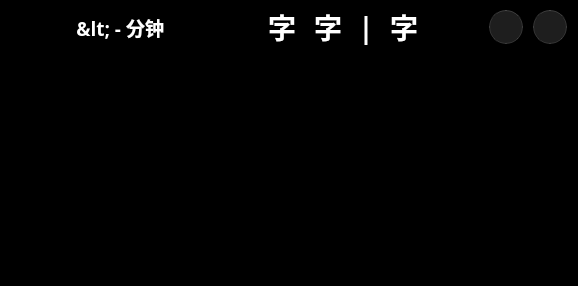
<?xml version="1.0" encoding="UTF-8"?>
<ui version="4.0">
 <class>Form</class>
 <widget class="QWidget" name="Form">
  <property name="enabled">
   <bool>true</bool>
  </property>
  <property name="geometry">
   <rect>
    <x>0</x>
    <y>0</y>
    <width>578</width>
    <height>286</height>
   </rect>
  </property>
  <property name="sizePolicy">
   <sizepolicy hsizetype="Preferred" vsizetype="Fixed">
    <horstretch>0</horstretch>
    <verstretch>0</verstretch>
   </sizepolicy>
  </property>
  <property name="minimumSize">
   <size>
    <width>0</width>
    <height>42</height>
   </size>
  </property>
  <property name="maximumSize">
   <size>
    <width>16777215</width>
    <height>16777215</height>
   </size>
  </property>
  <property name="windowTitle">
   <string>今日课程</string>
  </property>
  <property name="autoFillBackground">
   <bool>false</bool>
  </property>
  <layout class="QGridLayout" name="gridLayout">
   <property name="leftMargin">
    <number>0</number>
   </property>
   <property name="topMargin">
    <number>0</number>
   </property>
   <property name="rightMargin">
    <number>0</number>
   </property>
   <property name="bottomMargin">
    <number>0</number>
   </property>
   <property name="spacing">
    <number>0</number>
   </property>
   <item row="0" column="0">
    <widget class="QFrame" name="background">
     <property name="sizePolicy">
      <sizepolicy hsizetype="Expanding" vsizetype="Expanding">
       <horstretch>0</horstretch>
       <verstretch>0</verstretch>
      </sizepolicy>
     </property>
     <property name="minimumSize">
      <size>
       <width>0</width>
       <height>54</height>
      </size>
     </property>
     <property name="maximumSize">
      <size>
       <width>16777215</width>
       <height>54</height>
      </size>
     </property>
     <property name="styleSheet">
      <string notr="true">background-color: rgba(0, 0, 0, 255);</string>
     </property>
     <property name="frameShape">
      <enum>QFrame::StyledPanel</enum>
     </property>
     <property name="frameShadow">
      <enum>QFrame::Raised</enum>
     </property>
     <layout class="QVBoxLayout" name="verticalLayout_3">
      <property name="spacing">
       <number>0</number>
      </property>
      <property name="leftMargin">
       <number>10</number>
      </property>
      <property name="topMargin">
       <number>0</number>
      </property>
      <property name="rightMargin">
       <number>10</number>
      </property>
      <property name="bottomMargin">
       <number>0</number>
      </property>
      <item>
       <layout class="QHBoxLayout" name="horizontalLayout">
        <item>
         <spacer name="horizontalSpacer_ex_left">
          <property name="orientation">
           <enum>Qt::Horizontal</enum>
          </property>
          <property name="sizeHint" stdset="0">
           <size>
            <width>40</width>
            <height>20</height>
           </size>
          </property>
         </spacer>
        </item>
        <item>
         <widget class="QLabel" name="countdown">
          <property name="minimumSize">
           <size>
            <width>83</width>
            <height>0</height>
           </size>
          </property>
          <property name="font">
           <font>
            <family>HarmonyOS Sans SC</family>
            <pointsize>14</pointsize>
            <weight>75</weight>
            <italic>false</italic>
            <bold>true</bold>
           </font>
          </property>
          <property name="toolTip">
           <string>剩余时间</string>
          </property>
          <property name="layoutDirection">
           <enum>Qt::LeftToRight</enum>
          </property>
          <property name="styleSheet">
           <string notr="true">border: none;
color: rgb(255, 255, 255);
font-weight: bold;
background: none;</string>
          </property>
          <property name="text">
           <string>&lt; - 分钟</string>
          </property>
          <property name="textFormat">
           <enum>Qt::PlainText</enum>
          </property>
          <property name="alignment">
           <set>Qt::AlignRight|Qt::AlignTrailing|Qt::AlignVCenter</set>
          </property>
         </widget>
        </item>
        <item>
         <spacer name="horizontalSpacer_2_to_4">
          <property name="orientation">
           <enum>Qt::Horizontal</enum>
          </property>
          <property name="sizeType">
           <enum>QSizePolicy::Fixed</enum>
          </property>
          <property name="sizeHint" stdset="0">
           <size>
            <width>14</width>
            <height>20</height>
           </size>
          </property>
         </spacer>
        </item>
        <item>
         <widget class="ProgressRing" name="countdown_progressBar">
          <property name="sizePolicy">
           <sizepolicy hsizetype="Expanding" vsizetype="Expanding">
            <horstretch>0</horstretch>
            <verstretch>0</verstretch>
           </sizepolicy>
          </property>
          <property name="minimumSize">
           <size>
            <width>25</width>
            <height>25</height>
           </size>
          </property>
          <property name="maximumSize">
           <size>
            <width>34</width>
            <height>54</height>
           </size>
          </property>
          <property name="font">
           <font>
            <family>Microsoft YaHei</family>
            <pointsize>12</pointsize>
            <weight>75</weight>
            <bold>true</bold>
           </font>
          </property>
          <property name="styleSheet">
           <string notr="true">font-weight: bold;</string>
          </property>
          <property name="textVisible">
           <bool>false</bool>
          </property>
          <property name="format">
           <string>%p%</string>
          </property>
          <property name="val" stdset="0">
           <double>0.000000000000000</double>
          </property>
          <property name="strokeWidth" stdset="0">
           <number>7</number>
          </property>
         </widget>
        </item>
        <item>
         <spacer name="horizontalSpacer">
          <property name="orientation">
           <enum>Qt::Horizontal</enum>
          </property>
          <property name="sizeType">
           <enum>QSizePolicy::Fixed</enum>
          </property>
          <property name="sizeHint" stdset="0">
           <size>
            <width>50</width>
            <height>20</height>
           </size>
          </property>
         </spacer>
        </item>
        <item>
         <layout class="QHBoxLayout" name="horizontalLayout_lesson_list">
          <property name="sizeConstraint">
           <enum>QLayout::SetDefaultConstraint</enum>
          </property>
          <item>
           <widget class="QFrame" name="backgnd_2">
            <property name="minimumSize">
             <size>
              <width>40</width>
              <height>40</height>
             </size>
            </property>
            <property name="maximumSize">
             <size>
              <width>16777215</width>
              <height>40</height>
             </size>
            </property>
            <property name="styleSheet">
             <string notr="true">border-radius: 20px;
background-color: none</string>
            </property>
            <property name="frameShape">
             <enum>QFrame::StyledPanel</enum>
            </property>
            <property name="frameShadow">
             <enum>QFrame::Raised</enum>
            </property>
            <layout class="QHBoxLayout" name="horizontalLayout_7">
             <property name="spacing">
              <number>0</number>
             </property>
             <property name="leftMargin">
              <number>6</number>
             </property>
             <property name="topMargin">
              <number>0</number>
             </property>
             <property name="rightMargin">
              <number>6</number>
             </property>
             <property name="bottomMargin">
              <number>0</number>
             </property>
             <item>
              <widget class="QLabel" name="next_lesson_text_2">
               <property name="font">
                <font>
                 <family>HarmonyOS Sans SC</family>
                 <pointsize>21</pointsize>
                 <weight>75</weight>
                 <italic>false</italic>
                 <bold>true</bold>
                </font>
               </property>
               <property name="styleSheet">
                <string notr="true">border: none;
color: rgb(255, 255, 255);
font-weight: bold;
background: none;</string>
               </property>
               <property name="text">
                <string>字</string>
               </property>
               <property name="textFormat">
                <enum>Qt::PlainText</enum>
               </property>
               <property name="alignment">
                <set>Qt::AlignLeading|Qt::AlignLeft|Qt::AlignVCenter</set>
               </property>
              </widget>
             </item>
            </layout>
           </widget>
          </item>
          <item>
           <spacer name="horizontalSpacer_2_to_3">
            <property name="orientation">
             <enum>Qt::Horizontal</enum>
            </property>
            <property name="sizeType">
             <enum>QSizePolicy::Fixed</enum>
            </property>
            <property name="sizeHint" stdset="0">
             <size>
              <width>6</width>
              <height>20</height>
             </size>
            </property>
           </spacer>
          </item>
          <item>
           <widget class="QFrame" name="backgnd_3">
            <property name="minimumSize">
             <size>
              <width>40</width>
              <height>40</height>
             </size>
            </property>
            <property name="maximumSize">
             <size>
              <width>16777215</width>
              <height>40</height>
             </size>
            </property>
            <property name="styleSheet">
             <string notr="true">border-radius: 20px;
background-color: none</string>
            </property>
            <property name="frameShape">
             <enum>QFrame::StyledPanel</enum>
            </property>
            <property name="frameShadow">
             <enum>QFrame::Raised</enum>
            </property>
            <layout class="QHBoxLayout" name="horizontalLayout_9">
             <property name="spacing">
              <number>0</number>
             </property>
             <property name="leftMargin">
              <number>6</number>
             </property>
             <property name="topMargin">
              <number>0</number>
             </property>
             <property name="rightMargin">
              <number>6</number>
             </property>
             <property name="bottomMargin">
              <number>0</number>
             </property>
             <item>
              <widget class="QLabel" name="next_lesson_text_3">
               <property name="font">
                <font>
                 <family>HarmonyOS Sans SC</family>
                 <pointsize>21</pointsize>
                 <weight>75</weight>
                 <italic>false</italic>
                 <bold>true</bold>
                </font>
               </property>
               <property name="styleSheet">
                <string notr="true">border: none;
color: rgb(255, 255, 255);
font-weight: bold;
background: none;</string>
               </property>
               <property name="text">
                <string>字</string>
               </property>
               <property name="textFormat">
                <enum>Qt::PlainText</enum>
               </property>
               <property name="alignment">
                <set>Qt::AlignLeading|Qt::AlignLeft|Qt::AlignVCenter</set>
               </property>
              </widget>
             </item>
            </layout>
           </widget>
          </item>
          <item>
           <spacer name="horizontalSpacer_3_to_divider">
            <property name="orientation">
             <enum>Qt::Horizontal</enum>
            </property>
            <property name="sizeType">
             <enum>QSizePolicy::Fixed</enum>
            </property>
            <property name="sizeHint" stdset="0">
             <size>
              <width>10</width>
              <height>20</height>
             </size>
            </property>
           </spacer>
          </item>
          <item>
           <widget class="QLabel" name="next_lesson_text_divider">
            <property name="font">
             <font>
              <family>HarmonyOS Sans SC</family>
              <pointsize>21</pointsize>
              <weight>75</weight>
              <italic>false</italic>
              <bold>true</bold>
             </font>
            </property>
            <property name="styleSheet">
             <string notr="true">border: none;
color: rgb(255, 255, 255);
font-weight: bold;
background: none;</string>
            </property>
            <property name="text">
             <string>|</string>
            </property>
            <property name="textFormat">
             <enum>Qt::PlainText</enum>
            </property>
            <property name="alignment">
             <set>Qt::AlignCenter</set>
            </property>
           </widget>
          </item>
          <item>
           <spacer name="horizontalSpacer_divider_to_4">
            <property name="orientation">
             <enum>Qt::Horizontal</enum>
            </property>
            <property name="sizeType">
             <enum>QSizePolicy::Fixed</enum>
            </property>
            <property name="sizeHint" stdset="0">
             <size>
              <width>10</width>
              <height>20</height>
             </size>
            </property>
           </spacer>
          </item>
          <item>
           <widget class="QFrame" name="backgnd_4">
            <property name="minimumSize">
             <size>
              <width>40</width>
              <height>40</height>
             </size>
            </property>
            <property name="maximumSize">
             <size>
              <width>16777215</width>
              <height>40</height>
             </size>
            </property>
            <property name="styleSheet">
             <string notr="true">border-radius: 20px;
background-color: none</string>
            </property>
            <property name="frameShape">
             <enum>QFrame::StyledPanel</enum>
            </property>
            <property name="frameShadow">
             <enum>QFrame::Raised</enum>
            </property>
            <layout class="QHBoxLayout" name="horizontalLayout_8">
             <property name="spacing">
              <number>0</number>
             </property>
             <property name="leftMargin">
              <number>6</number>
             </property>
             <property name="topMargin">
              <number>0</number>
             </property>
             <property name="rightMargin">
              <number>6</number>
             </property>
             <property name="bottomMargin">
              <number>0</number>
             </property>
             <item>
              <widget class="QLabel" name="next_lesson_text_4">
               <property name="font">
                <font>
                 <family>HarmonyOS Sans SC</family>
                 <pointsize>21</pointsize>
                 <weight>75</weight>
                 <italic>false</italic>
                 <bold>true</bold>
                </font>
               </property>
               <property name="styleSheet">
                <string notr="true">border: none;
color: rgb(255, 255, 255);
font-weight: bold;
background: none;</string>
               </property>
               <property name="text">
                <string>字</string>
               </property>
               <property name="textFormat">
                <enum>Qt::PlainText</enum>
               </property>
               <property name="alignment">
                <set>Qt::AlignLeading|Qt::AlignLeft|Qt::AlignVCenter</set>
               </property>
              </widget>
             </item>
            </layout>
           </widget>
          </item>
         </layout>
        </item>
        <item>
         <spacer name="horizontalSpacer_ex_right">
          <property name="orientation">
           <enum>Qt::Horizontal</enum>
          </property>
          <property name="sizeHint" stdset="0">
           <size>
            <width>40</width>
            <height>20</height>
           </size>
          </property>
         </spacer>
        </item>
        <item>
         <widget class="QPushButton" name="pushButton_light">
          <property name="sizePolicy">
           <sizepolicy hsizetype="Fixed" vsizetype="Fixed">
            <horstretch>0</horstretch>
            <verstretch>0</verstretch>
           </sizepolicy>
          </property>
          <property name="minimumSize">
           <size>
            <width>34</width>
            <height>34</height>
           </size>
          </property>
          <property name="toolTip">
           <string>白板模式</string>
          </property>
          <property name="styleSheet">
           <string notr="true">background-color: rgba(255, 255, 255, 30);
border: 1px solid;
border-color: rgba(255, 255, 255, 35);
border-top-color: rgba(255, 255, 255, 45);
border-radius: 17px;</string>
          </property>
          <property name="text">
           <string/>
          </property>
          <property name="icon">
           <iconset>
            <normaloff>img/dark/light.svg</normaloff>img/dark/light.svg</iconset>
          </property>
          <property name="iconSize">
           <size>
            <width>18</width>
            <height>18</height>
           </size>
          </property>
         </widget>
        </item>
        <item>
         <spacer name="horizontalSpacer_icon">
          <property name="orientation">
           <enum>Qt::Horizontal</enum>
          </property>
          <property name="sizeType">
           <enum>QSizePolicy::Fixed</enum>
          </property>
          <property name="sizeHint" stdset="0">
           <size>
            <width>10</width>
            <height>20</height>
           </size>
          </property>
         </spacer>
        </item>
        <item>
         <widget class="QPushButton" name="pushButton_close">
          <property name="enabled">
           <bool>true</bool>
          </property>
          <property name="sizePolicy">
           <sizepolicy hsizetype="Fixed" vsizetype="Fixed">
            <horstretch>0</horstretch>
            <verstretch>0</verstretch>
           </sizepolicy>
          </property>
          <property name="minimumSize">
           <size>
            <width>34</width>
            <height>34</height>
           </size>
          </property>
          <property name="toolTip">
           <string>关闭</string>
          </property>
          <property name="styleSheet">
           <string notr="true">background-color: rgba(255, 255, 255, 30);
border: 1px solid;
border-color: rgba(255, 255, 255, 35);
border-top-color: rgba(255, 255, 255, 45);
border-radius: 17px;</string>
          </property>
          <property name="text">
           <string/>
          </property>
          <property name="icon">
           <iconset>
            <normaloff>img/dark/close.svg</normaloff>img/dark/close.svg</iconset>
          </property>
          <property name="iconSize">
           <size>
            <width>14</width>
            <height>14</height>
           </size>
          </property>
         </widget>
        </item>
       </layout>
      </item>
     </layout>
    </widget>
   </item>
   <item row="1" column="0">
    <widget class="QFrame" name="background_2">
     <property name="sizePolicy">
      <sizepolicy hsizetype="Expanding" vsizetype="Expanding">
       <horstretch>0</horstretch>
       <verstretch>0</verstretch>
      </sizepolicy>
     </property>
     <property name="minimumSize">
      <size>
       <width>0</width>
       <height>54</height>
      </size>
     </property>
     <property name="maximumSize">
      <size>
       <width>16777215</width>
       <height>16777215</height>
      </size>
     </property>
     <property name="styleSheet">
      <string notr="true">background-color: rgba(0, 0, 0, 255);</string>
     </property>
     <property name="frameShape">
      <enum>QFrame::StyledPanel</enum>
     </property>
     <property name="frameShadow">
      <enum>QFrame::Raised</enum>
     </property>
     <layout class="QVBoxLayout" name="verticalLayout_4">
      <property name="spacing">
       <number>0</number>
      </property>
      <property name="leftMargin">
       <number>10</number>
      </property>
      <property name="topMargin">
       <number>0</number>
      </property>
      <property name="rightMargin">
       <number>10</number>
      </property>
      <property name="bottomMargin">
       <number>0</number>
      </property>
     </layout>
    </widget>
   </item>
  </layout>
 </widget>
 <customwidgets>
  <customwidget>
   <class>ProgressBar</class>
   <extends>QProgressBar</extends>
   <header>qfluentwidgets</header>
  </customwidget>
  <customwidget>
   <class>ProgressRing</class>
   <extends>ProgressBar</extends>
   <header>qfluentwidgets</header>
  </customwidget>
 </customwidgets>
 <resources/>
 <connections/>
</ui>
